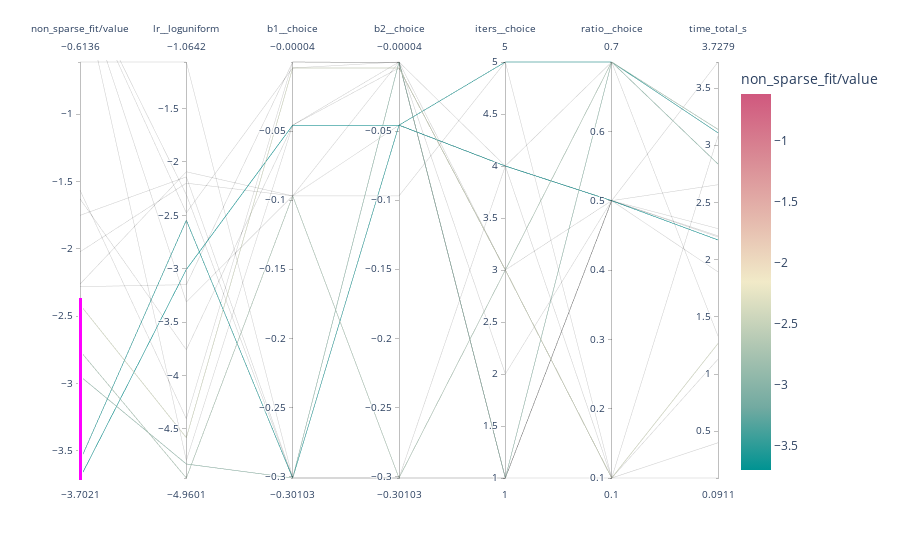

This figure's notebook cell:
### Code cell
fig = px.parallel_coordinates(df[all_fields], color="losses/opt1/non_sparse_fit/value",
                              labels=labels,
                             color_continuous_scale=px.colors.diverging.Tealrose)
fig.show()

### Figure 1 — Plotly figure (JSON) as saved in the notebook; plotly's stock layout.template omitted (floating-point values rounded to 4 significant figures)
{"data": [{"dimensions": [{"constraintrange": [-3.937, -2.362], "label": "non_sparse_fit/value", "values": [-1.565, -2.759, -0.6136, -3.575, -2.416, -3.702, -2.282, -1.63, -2.023, -2.946, -2.263, -1.752, null, null, null, null]}, {"label": "lr__loguniform", "values": [-4.405, -4.96, -1.064, -2.547, -4.582, -3.007, -3.149, -3.76, -2.199, -4.829, -2.092, -2.14, -3.311, -4.795, -2.477, -2.306]}, {"label": "b1__choice", "values": [-4.343e-05, -0.09691, -0.301, -0.301, -0.004365, -0.04576, -4.343e-05, -0.04576, -0.09691, -0.301, -0.09691, -0.301, -0.09691, -0.04576, -0.004365, -0.301]}, {"label": "b2__choice", "values": [-0.0004345, -0.301, -0.301, -0.04576, -0.004365, -0.04576, -0.0004345, -0.004365, -4.343e-05, -4.343e-05, -0.09691, -0.301, -0.04576, -4.343e-05, -4.343e-05, -0.301]}, {"label": "iters__choice", "values": [2, 3, 1, 5, 3, 4, 1, 3, 4, 1, 5, 1, 4, 1, 3, 4]}, {"label": "ratio__choice", "values": [0.5, 0.7, 0.5, 0.7, 0.1, 0.5, 0.5, 0.5, 0.5, 0.7, 0.1, 0.5, 0.7, 0.1, 0.1, 0.1]}, {"label": "time_total_s", "values": [2.208, 3.139, 2.198, 3.109, 1.267, 2.172, 2.271, 2.655, 3.728, 2.836, 3.08, 1.893, 1.331, 1.13, 0.3991, 0.09112]}], "domain": {"x": [0, 1], "y": [0, 1]}, "line": {"color": [-1.565, -2.759, -0.6136, -3.575, -2.416, -3.702, -2.282, -1.63, -2.023, -2.946, -2.263, -1.752, null, null, null, null], "coloraxis": "coloraxis"}, "name": "", "type": "parcoords"}], "layout": {"autosize": true, "coloraxis": {"colorbar": {"title": {"text": "non_sparse_fit/value"}}, "colorscale": [[0, "rgb(0, 147, 146)"], [0.1667, "rgb(114, 170, 161)"], [0.3333, "rgb(177, 199, 179)"], [0.5, "rgb(241, 234, 200)"], [0.6667, "rgb(229, 185, 173)"], [0.8333, "rgb(217, 137, 148)"], [1, "rgb(208, 88, 126)"]]}, "legend": {"tracegroupgap": 0}, "margin": {"t": 60}}}
